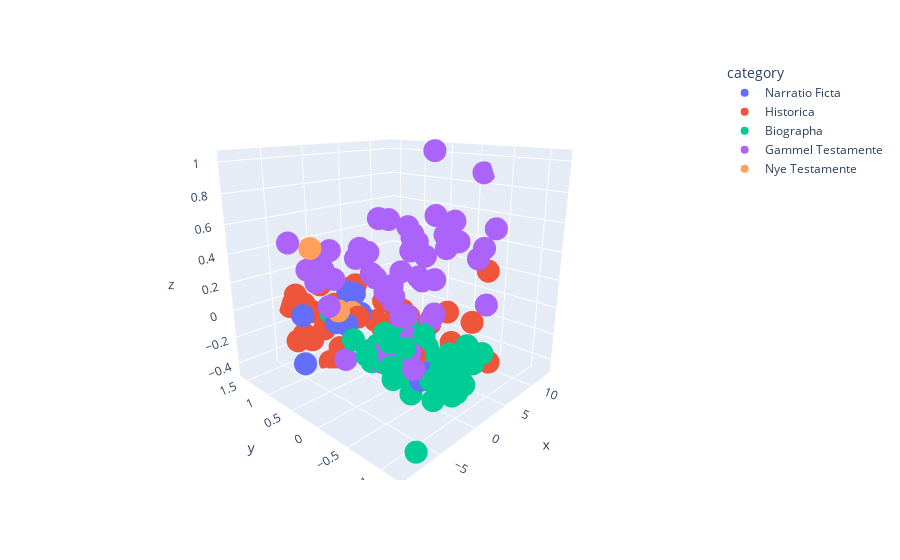

Notebook code for this chart:
### Code cell
em.display_3d(
    disp_data,
    "stylistic",
    color="category",
    hover_data={
        "værk": True,
        "forfatter": True,
        "category": False
    }
).update_layout(height = 800)

### Figure 1 — Plotly figure (JSON) as saved in the notebook; plotly's stock layout.template omitted (floating-point values rounded to 4 significant figures; data arrays with more than 128 entries replaced by an {"elided": "..."} marker saying what was removed)
{"data": [{"customdata": [["Leucippe et Clitophon", "Achilles Tatius", "Narratio Ficta"], ["De Chaerea et Callirhoe - Chaereas and Kallirhoe", "Chariton", "Narratio Ficta"], ["Ὁμίλαι", "Clemens Romanus", "Narratio Ficta"], ["Aethiopica", "Heliodorus of Emesa", "Narratio Ficta"], ["Babyloniaca", "Iamblichus (TLG = 1441)", "Narratio Ficta"], ["Daphnis and Chloe", "Longus", "Narratio Ficta"], ["51. Love Stories (Amatoriae narrationes) - Ἐρωτικαὶ διηγήσεις", "Plutarch", "Narratio Ficta"], ["The Stories of Sinbad - Narrationes de Syntipa", "Michael Andreopulus (Syntipas)", "Narratio Ficta"], ["Vita Aesopi Pl vel Accursiana (sub auctore Maximo Planude) (recensio 1)", "Vitae Aesopi", "Narratio Ficta"], ["Ephesiaca", "Xenophon of Ephesus", "Narratio Ficta"]], "hovertemplate": "x=%{x}<br>y=%{y}<br>z=%{z}<br>værk=%{customdata[0]}<br>forfatter=%{customdata[1]}<extra></extra>", "legendgroup": "Narratio Ficta", "marker": {"color": "#636efa", "symbol": "circle"}, "mode": "markers", "name": "Narratio Ficta", "scene": "scene", "showlegend": true, "type": "scatter3d", "x": [-6.794, -7.262, 0.5753, 2.113, -3.604, -1.438, -1.556, -6.197, -6.272, -3.897], "y": [0.6807, 0.5984, 0.9227, 1.011, -0.8437, 0.3972, -0.6392, 0.137, 0.1346, 0.3002], "z": [0.06103, -0.2532, 0.05757, 0.004676, -0.1693, 0.01212, -0.1884, 0.08952, 0.08921, -0.003192]}, {"customdata": [["Historiae", "Agathias Scholasticus", "Historica"], ["Alexias", "Anna Comnena", "Historica"], ["Ιβηρική", "Appian", "Historica"], ["Λιβυκή", "Appian", "Historica"], ["Μιθριδάτειος", "Appian", "Historica"], ["Συριακή", "Appian", "Historica"], ["Ἀννιβαϊκή", "Appian", "Historica"], ["ἐκ τῆς Κελτῖκης (Celtica)", "Appian", "Historica"], ["ἐκ τῆς Μακεδονικῆς", "Appian", "Historica"], ["ἐκ τῆς Σαυνιτικῆς", "Appian", "Historica"], ["ἐκ τῆς Σικελῖκης καὶ νησιωτικής", "Appian", "Historica"], ["ἐκ τῆς βασιλικῆς", "Appian", "Historica"], ["ἐκ τῆς Ἰταλικῆς", "Appian", "Historica"], ["Ἐμφυλίων Πρώτη (Bellum civile...?) (TLG = 017)", "Appian", "Historica"], ["Ἰλλυρική", "Appian", "Historica"], ["Acies contra Alanos - Ektaxis kata Alanon", "Arrian", "Historica"], ["Anabasis of Alexander", "Arrian", "Historica"], ["Cynegeticus - the hunting man (hunting dogs)", "Arrian", "Historica"], ["Historia Indica", "Arrian", "Historica"], ["Historiae Romanae", "Cassius Dio", "Historica"], ["Bibliotheca Historica, Books I-V", "Diodorus Siculus", "Historica"], ["Bibliotheca Historica, Books XVIII-XX", "Diodorus Siculus", "Historica"], ["Antiquitates Romanae, Books I-XX (incompl.?)", "Dionysius of Halicarnassus", "Historica"], ["Summary of Roman History - Breviarium historiae romanae", "Eutropius (oversat fra latin til græsk i 380 AD af Paeanius)", "Historica"], ["Jewish Antiquitites - Antiquitates Judaicae", "Flavius Josephus", "Historica"], ["The Jewish War - De bello Judaico libri vii (KUN BOG 7…?)", "Flavius Josephus", "Historica"], ["The Histories", "Herodotus", "Historica"], ["Histories", "Polybius", "Historica"], ["Secret History - Ἀπόκρυφη Ἱστορία, Historia Arcana (Anecdota)", "Procopius", "Historica"], ["On the Wars / History of the Wars - De Bellis", "Procopius", "Historica"], ["The Peloponnesian War", "Thucydides", "Historica"], ["Anabasis", "Xenophon of Athens", "Historica"], ["Historia Nova", "Zosimus", "Historica"]], "hovertemplate": "x=%{x}<br>y=%{y}<br>z=%{z}<br>værk=%{customdata[0]}<br>forfatter=%{customdata[1]}<extra></extra>", "legendgroup": "Historica", "marker": {"color": "#EF553B", "symbol": "circle"}, "mode": "markers", "name": "Historica", "scene": "scene", "showlegend": true, "type": "scatter3d", "x": [-4.781, -4.409, 3.023, 2.906, 5.021, 3.703, 3.323, 3.913, 5.727, 2.405, 6.656, 5.087, 4.128, 3.698, 1.505, -4.15, -2.723, -2.06, -2.946, -3.722, -1.142, -1.745, -1.632, 2.607, -2.116, -3.91, -3.467, -3.323, -2.884, 2.31, 3.573, -4.67, 4.834], "y": [0.8533, 1.246, 0.3392, 0.5329, 0.5315, 0.2771, 0.1239, -0.5266, -0.2809, -0.332, -0.8614, -0.9126, -0.8064, 1.209, -0.1899, -0.8155, 0.9874, -0.1263, 0.2312, 1.368, 1.189, 0.999, 1.553, 0.5106, 1.583, 1.183, 1.355, 1.587, 0.602, 1.485, 1.317, 0.8336, 0.9444], "z": [-0.1848, -0.2714, -0.1088, -0.0002227, -0.08471, -0.04876, -0.06383, -0.1635, -0.01998, -0.02837, -0.3147, 0.3623, 0.02196, 0.02131, -0.1414, -0.00889, 0.16, 0.2394, 0.04177, 0.0497, -0.2403, -0.4573, -0.08497, -0.2081, -0.0966, -0.2199, -0.06938, -0.07851, -0.2433, -0.1528, -0.01731, 0.02127, -0.2604]}, {"customdata": {"elided": "75x3 str values"}, "hovertemplate": "x=%{x}<br>y=%{y}<br>z=%{z}<br>værk=%{customdata[0]}<br>forfatter=%{customdata[1]}<extra></extra>", "legendgroup": "Biographa", "marker": {"color": "#00cc96", "symbol": "circle"}, "mode": "markers", "name": "Biographa", "scene": "scene", "showlegend": true, "type": "scatter3d", "x": [-2.085, -3.946, -4.302, 3.262, -0.5669, 1.987, 0.9096, -0.4753, -0.1204, 2.333, -0.6512, 0.6422, 1.193, 2.864, 2.321, -0.4456, 1.502, 1.162, 3.124, 2.834, 0.4745, -2.117, 2.541, 1.245, 5.532, 2.488, 1.81, -1.24, 1.171, 4.011, 2.787, -0.4063, -0.6521, -1.517, 0.6268, -0.2878, 2.185, 3.105, 3.544, -0.03087, 2.172, 1.63, 2.786, 1.879, 0.7055, 2.876, 1.51, 1.025, 3.69, 2.221, 0.809, 3.182, 4.424, 4.28, -0.3511, 1.092, -1.472, 1.727, -1.145, -0.6247, 2.375, 1.549, 2.676, -0.03773, 1.678, 5.052, 2.923, -0.8172, -3.725, -4.488, -6.626, -8.941, -7.307, -7.193, -6.494], "y": [-0.9646, -0.4238, 0.5436, 0.1195, 0.1371, 0.2549, 0.1226, 0.4063, 0.3774, 0.1997, -0.02597, 0.1919, 0.3252, 0.1028, 0.236, 0.1512, 0.344, 0.1982, -0.09689, -0.8329, -0.891, -0.8729, -0.7026, -0.9314, -0.8538, -0.8934, -0.8764, -0.6966, -0.7867, -0.7736, -0.9594, -1.035, -1.149, -0.9198, -0.8178, 0.1187, 0.2184, -0.03178, 0.2091, -0.1479, 0.0162, -0.08787, 0.2564, 0.09762, 0.02798, 0.045, 0.04836, 0.02553, 0.09717, 0.00311, -0.267, 0.11, 0.1471, -0.1001, 0.02057, 0.4232, -0.1335, 0.1611, 0.068, -0.07123, 0.06527, 0.1847, 0.03053, -0.01925, 0.08648, 0.1068, -0.1003, 0.06419, -0.7217, -1.075, -0.9566, -0.727, -0.3002, -1.187, -1.188], "z": [-0.1127, 0.00276, 0.05503, -0.2591, -0.2771, -0.2795, -0.3098, -0.2905, -0.3795, -0.2113, -0.2373, -0.249, -0.2834, -0.1024, -0.2377, -0.2499, -0.1923, -0.1876, -0.2328, -0.2332, -0.3847, -0.3419, -0.2295, -0.2786, -0.2242, -0.08664, -0.1882, -0.06632, -0.229, -0.2001, -0.2074, -0.3041, -0.2188, -0.2594, -0.1109, -0.2989, -0.2968, -0.1507, -0.2794, -0.3815, -0.169, -0.3401, -0.3224, -0.1889, -0.3171, -0.2514, -0.279, -0.1749, -0.1498, -0.09974, -0.3813, -0.2577, -0.1776, -0.2792, -0.2844, -0.2852, -0.2852, -0.208, -0.2854, -0.412, -0.07667, -0.3091, -0.2274, -0.1859, -0.135, -0.3185, -0.1891, -0.2886, -0.2831, -0.09801, 0.1282, 0.1006, 0.07691, -0.429, 0.2392]}, {"customdata": {"elided": "54x3 str values"}, "hovertemplate": "x=%{x}<br>y=%{y}<br>z=%{z}<br>værk=%{customdata[0]}<br>forfatter=%{customdata[1]}<extra></extra>", "legendgroup": "Gammel Testamente", "marker": {"color": "#ab63fa", "symbol": "circle"}, "mode": "markers", "name": "Gammel Testamente", "scene": "scene", "showlegend": true, "type": "scatter3d", "x": [-5.05, -3.317, 4.706, -7.254, -7.32, 2.159, 3.949, 4.124, 11.07, 4.661, -1.932, 9.067, 8.976, -1.269, -7.367, 2.79, -8.6, 4.544, -0.9408, -0.1637, -6.64, 9.711, -2.264, -5.732, -1.012, 4.376, -5.368, 3.132, -0.1831, 4.131, -1.154, -4.313, 5.033, 5.571, -6.383, 2.35, 1.586, 5.983, 6.244, -5.436, 4.962, 13.16, -6.58, -6.664, -6.141, -6.291, -7.674, -0.658, 6.168, -5.234, -5.712, 1.504, -3.686, -2.845], "y": [-0.9493, -0.4103, -0.4426, -1.056, -0.9839, -0.5783, 0.1483, 0.1853, 0.541, 0.4195, -0.7958, 0.1245, 0.2814, -0.1338, 0.4435, 0.6002, 0.5563, -0.8148, 0.5341, 0.5666, 0.1917, -0.6205, -0.8687, 0.2337, 0.3008, 0.1056, 0.3482, 0.4003, 0.1841, -0.1526, 0.001942, -0.7737, -0.4832, -0.8737, 0.4564, -0.2481, -0.2837, 0.3628, 0.4836, 0.1123, 0.6867, -0.1024, 0.3581, 0.3105, 0.3718, 0.3275, -0.6401, -0.06522, -0.7548, -0.8697, -0.9784, -0.4896, -0.1791, -0.2165], "z": [0.4942, 0.279, 0.6433, 0.341, 0.3245, 0.5121, 0.4899, 0.3916, 1.024, 0.2058, 0.1645, 0.4511, 0.5816, 0.178, 0.4024, 0.5982, 0.574, 0.4377, 0.3737, 0.4286, 0.1929, 0.5526, 0.423, 0.3435, 0.4405, 0.4591, 0.5058, 0.1302, -0.3444, -0.3614, -0.2029, 0.0987, 0.5088, 0.1221, 0.3049, 0.426, 0.2768, 0.4724, 0.5125, -0.1743, 0.5617, 0.8795, 0.4681, 0.4396, 0.404, 0.3976, 0.5162, -0.1767, 0.478, 0.0538, -0.01589, 0.08411, 0.3697, 0.2734]}, {"customdata": [["Acts - ACT-ΠΡΑΞΕΙΣ ΑΠΟΣΤΟΛΩΝ", "\"Luke\" (Anonymous)", "Nye Testamente"], ["Gospel of John - JHN-ΚΑΤΑ ΙΩΑΝΝΗΝ", "\"John\" (Anonymous)", "Nye Testamente"], ["The Gospel of Mark - MRK-ΚΑΤΑ ΜΑΡΚΟΝ", "\"Mark\" (Anonymous)", "Nye Testamente"]], "hovertemplate": "x=%{x}<br>y=%{y}<br>z=%{z}<br>værk=%{customdata[0]}<br>forfatter=%{customdata[1]}<extra></extra>", "legendgroup": "Nye Testamente", "marker": {"color": "#FFA15A", "symbol": "circle"}, "mode": "markers", "name": "Nye Testamente", "scene": "scene", "showlegend": true, "type": "scatter3d", "x": [-2.851, -8.099, -6.075], "y": [0.355, 0.2441, 0.1182], "z": [0.05333, 0.5663, 0.1645]}], "layout": {"autosize": true, "legend": {"title": {"text": "category"}, "tracegroupgap": 0}, "margin": {"t": 60}, "scene": {"aspectmode": "auto", "aspectratio": {"x": 1, "y": 1, "z": 1}, "camera": {"center": {"x": 0, "y": 0, "z": 0}, "eye": {"x": -1.492, "y": -1.422, "z": 0.6617}, "projection": {"type": "perspective"}, "up": {"x": 0, "y": 0, "z": 1}}, "domain": {"x": [0, 1], "y": [0, 1]}, "xaxis": {"title": {"text": "x"}, "type": "linear"}, "yaxis": {"title": {"text": "y"}, "type": "linear"}, "zaxis": {"title": {"text": "z"}, "type": "linear"}}}}
